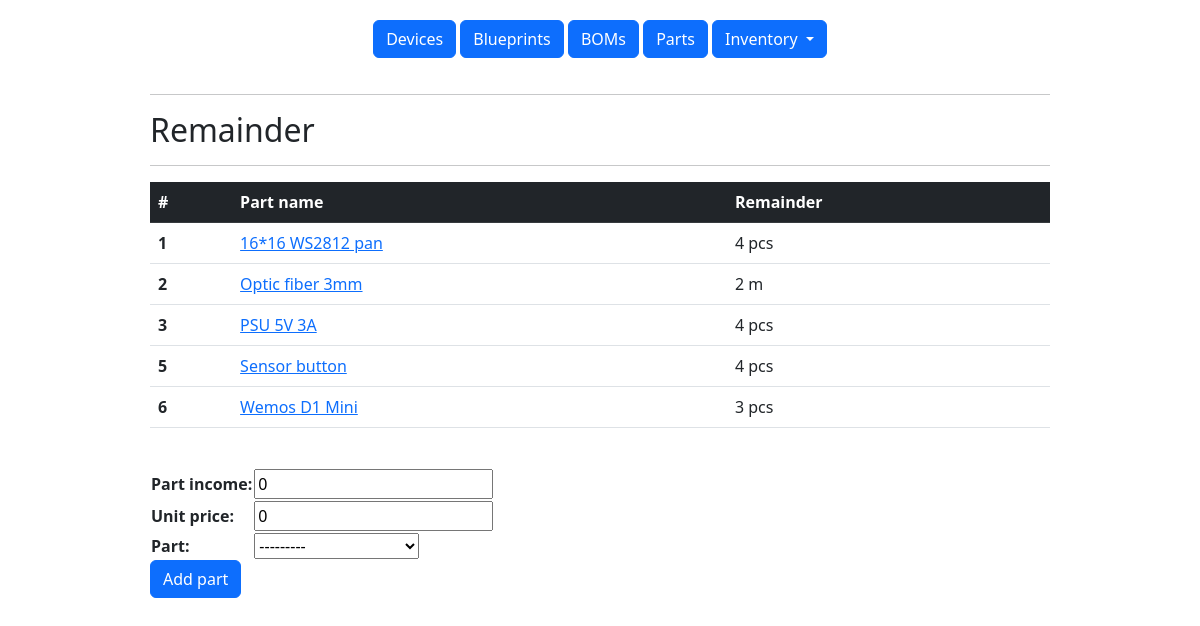
/remainder/, run on the app's committed database.
### inventory/models.py (models this page shows)
class Part(models.Model):
    part_name = models.CharField('Part name', max_length=200, unique=True)
    measure_unit = models.CharField('Measure unit', max_length=20)
    url = models.CharField('Shop URL', max_length=200)
    def __str__(self):
        return self.part_name
    class Meta:
        verbose_name = 'Part'
        verbose_name_plural = 'Parts'

### inventory/views.py (the view)
# urls.py: path('remainder/', views.remainder, name='remainder'),
def remainder(request):
    if request.method == 'POST':
        form = FillInventoryForm(request.POST)
        if form.is_valid():
            try:
                form.save()
            except:
                form.add_error(None, 'Part adding error')
    else:
        form = FillInventoryForm(initial={'usage': 0, 'blueprint': None, 'device': None})
    part_list = Part.objects.annotate(res=Sum('inventory__income') - Sum('inventory__usage'))
    return render(request, 'parts_remainder.html', {'part_list': part_list, 'form': form, 'menu': menu, 'title': 'Remainder'})

### inventory/forms.py
class FillInventoryForm(forms.ModelForm):
    class Meta:
        model = Inventory
        fields = '__all__'
        widgets = {'usage': forms.HiddenInput(),
                   'blueprint': forms.HiddenInput(attrs={'required': False}),
                   'device': forms.HiddenInput(attrs={'required': False})
                   }

### templates/parts_remainder.html (shortened to what this page needs)
{% extends 'base.html' %}
{% block content %}
    {% if part_list %}
    <div class="w-75 mx-auto">
<hr>
<h2>{{title}}</h2>
<hr>
    <table class="table">
         <thead class="table-dark">
            <tr>
            <th scope="col">#</th>
            <th scope="col">Part name</th>
            <th scope="col">Remainder</th>
             </tr>
  </thead>
  <tbody>
        {% for part in part_list %}
        {% if part.res is not None %}
    <tr>
      <th scope="row">{{forloop.counter}}</th>
      <td><a href="{% url 'inventory:part_details' part.id %}">{{ part.part_name }}</a></td>
      <td>{{ part.res }} {{ part.measure_unit }}</td>
    </tr>
        {% endif %}
        {% endfor %}
    </tbody>
</table>
    {% else %}
        Part list is empty
    {% endif %}
<br>
<form method="post" action="{% url 'inventory:remainder' %}">
        <table>
    {{ form.as_table }}
        </table>
    <button type="submit" class="btn btn-primary">Add part</button>
</form>
</div>
{% endblock %}

### data on the page
Part: part_name "16*16 WS2812 pan", res "4", measure_unit "pcs"
Part: part_name "Optic fiber 3mm", res "2", measure_unit "m"
Part: part_name "PSU 5V 3A", res "4", measure_unit "pcs"
Part: part_name "Sensor button", res "4", measure_unit "pcs"
Part: part_name "Wemos D1 Mini", res "3", measure_unit "pcs"

### other printed values
{{ item.title }} "Devices" "Blueprints" "BOMs" "Parts"
{{ title }} "Remainder"
